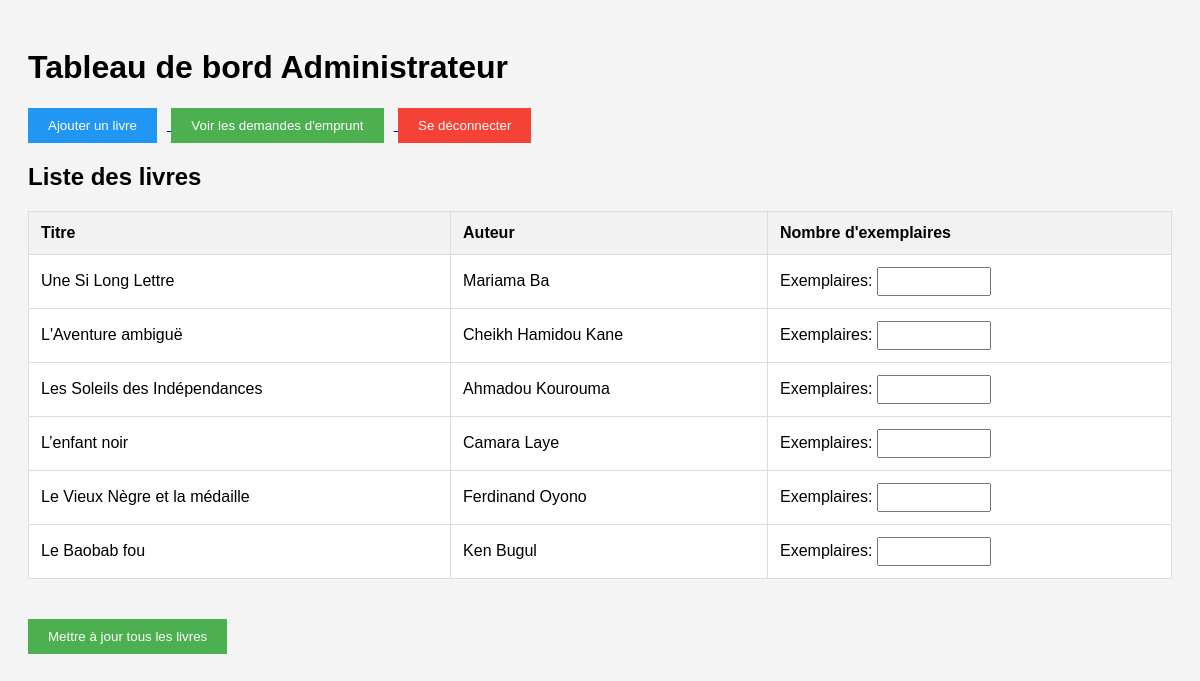
The page /admin_dashboard (signed in) on the database as committed earlier.
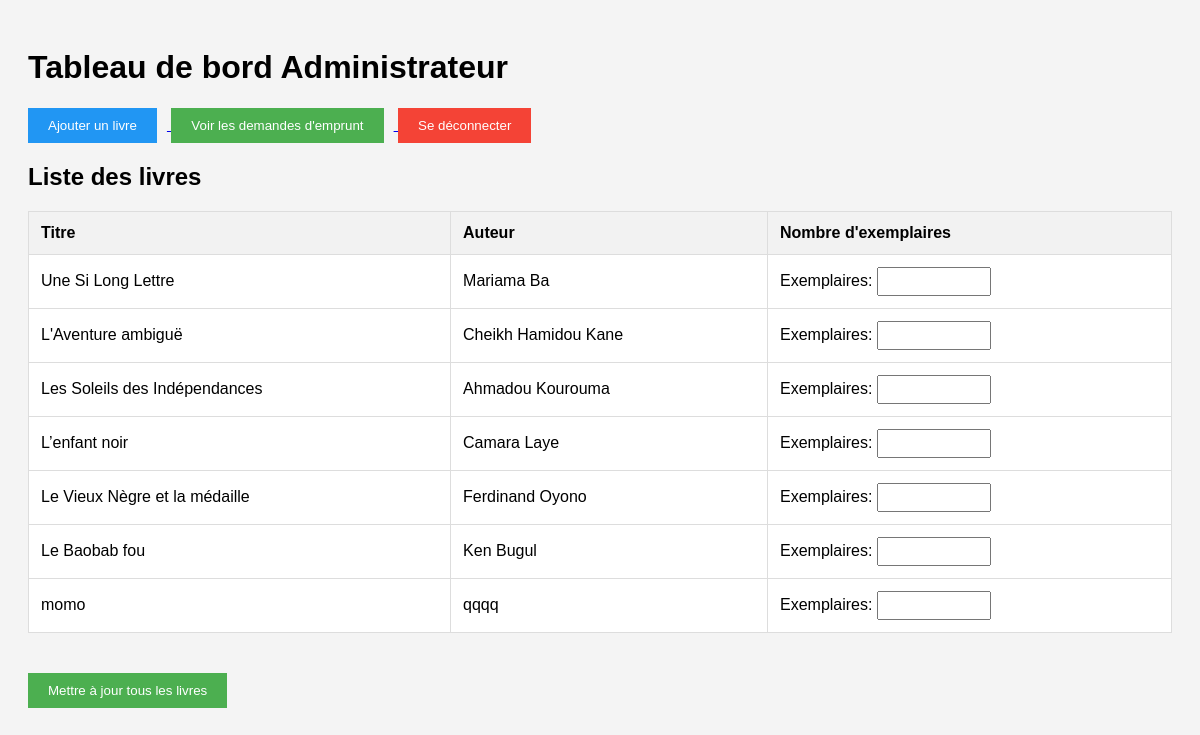
The same page on the database as committed later.
### models.py (models this page shows)
class Book(db.Model):
    id = db.Column(db.Integer, primary_key=True)
    title = db.Column(db.String(100))
    author = db.Column(db.String(100))
    available = db.Column(db.Integer, default=1)
    borrows = db.relationship('Borrow', backref='book', lazy=True)

### app.py (the view, shortened to what this page needs)
@app.route('/admin_dashboard', methods=['GET', 'POST'])
@login_required
def admin_dashboard():
    if current_user.role != 'admin':
        return redirect(url_for('index'))
    books = Book.query.all()
    return render_template('admin_dashboard.html', books=books)

### app.py (called while the page is built)
@login_manager.user_loader
def load_user(user_id):
    return User.query.get(int(user_id))

### templates/admin_dashboard.html (shortened to what this page needs)
<!DOCTYPE html>
<html lang="fr">
<head>
</head>
<body>
<h1>Tableau de bord Administrateur</h1>
<div style="margin-bottom: 20px; display: flex; justify-content: space-between; align-items: center;">
    <div>
        <a href="{{ url_for('add_book') }}">
            <button style="margin-right: 10px; background-color: #2196F3;">Ajouter un livre</button>
        </a>
        <a href="{{ url_for('loan_requests') }}">
            <button style="margin-right: 10px;">Voir les demandes d'emprunt</button>
        </a>
        <a href="{{ url_for('logout') }}">
            <button style="background-color: #f44336;">Se déconnecter</button>
        </a>
    </div>
</div>
<h2>Liste des livres</h2>
<form method="POST">
    <table>
        <thead>
            <tr>
                <th>Titre</th>
                <th>Auteur</th>
                <th>Nombre d'exemplaires</th>
            </tr>
        </thead>
        <tbody>
            {% for book in books %}
            <tr>
                <td>{{ book.title }}</td>
                <td>{{ book.author }}</td>
                <td>
                    <label for="available_{{ book.id }}">Exemplaires:</label>
                    <input
                        type="number"
                        id="available_{{ book.id }}"
                        name="available_{{ book.id }}"
                        value="{{ book.available }}"
                        min="0"
                        required>
                </td>
            </tr>
            {% endfor %}
        </tbody>
    </table>
    <button type="submit" name="update_all" style="margin-top: 20px;">Mettre à jour tous les livres</button>
</form>
</body>
</html>

### templates/admin_dashboard.html (style rules this page uses)
body { font-family: Arial, sans-serif; background-color: #f4f4f4; padding: 20px; }
table { width: 100%; border-collapse: collapse; margin-bottom: 20px; background-color: #fff; }
th, td { padding: 12px; text-align: left; border: 1px solid #ddd; }
th { background-color: #f2f2f2; }
input[type="number"] { width: 100px; padding: 5px; text-align: center; }
button { background-color: #4CAF50; color: white; padding: 10px 20px; border: none; cursor: pointer; }

Rows that differ between the two databases and show on the page:
added Book: title "momo", author "qqqq"
